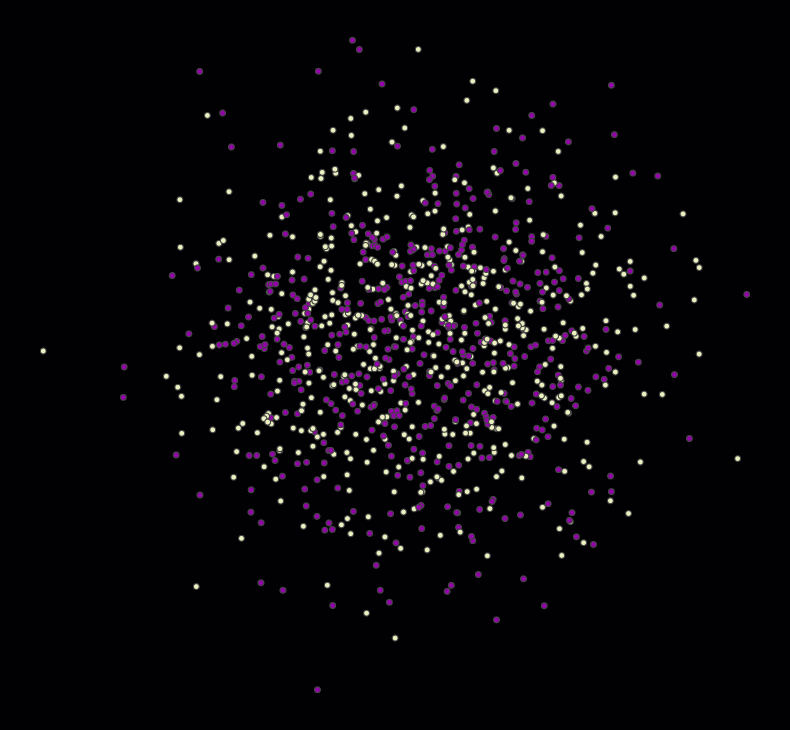

The notebook cell this image was saved under:
### Code cell
fig = go.Figure(
    go.Scattergl(
        x=np.random.randn(1000),
        y=np.random.randn(1000),
        mode='markers',
        marker=dict(
            color=random.sample(
                ['#ecf0c1'] * 500 + ["#9400aa"] * 500, 1000),
            line_width=1
        )
    )
)

fig.update_layout(
    plot_bgcolor='#010103',
    width=790,
    height=730,
    xaxis_visible=False,
    yaxis_visible=False,
    showlegend=False,
    margin=dict(l=0, r=0, t=0, b=0)
)

### Figure 1 — Plotly figure (JSON) as saved in the notebook; plotly's stock layout.template omitted (floating-point values rounded to 4 significant figures; data arrays with more than 128 entries replaced by an {"elided": "..."} marker saying what was removed)
{"data": [{"marker": {"color": {"elided": "1000 str values"}, "line": {"width": 1}}, "mode": "markers", "type": "scattergl", "x": {"elided": "1000 float values"}, "y": {"elided": "1000 float values"}}], "layout": {"height": 730, "margin": {"b": 0, "l": 0, "r": 0, "t": 0}, "plot_bgcolor": "#010103", "showlegend": false, "width": 790, "xaxis": {"visible": false}, "yaxis": {"visible": false}}}
